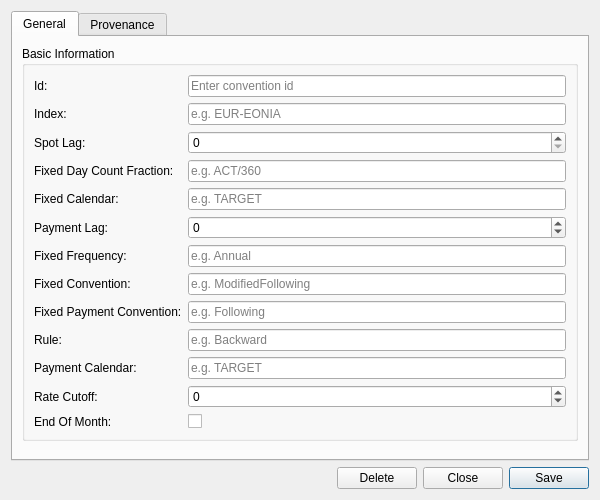
<?xml version="1.0" encoding="UTF-8"?>
<ui version="4.0">
 <class>OisConventionDetailDialog</class>
 <widget class="QWidget" name="OisConventionDetailDialog">
  <property name="geometry">
   <rect>
    <x>0</x>
    <y>0</y>
    <width>600</width>
    <height>500</height>
   </rect>
  </property>
  <property name="sizePolicy">
   <sizepolicy hsizetype="Preferred" vsizetype="Preferred">
    <horstretch>0</horstretch>
    <verstretch>0</verstretch>
   </sizepolicy>
  </property>
  <property name="minimumSize">
   <size>
    <width>600</width>
    <height>500</height>
   </size>
  </property>
  <property name="windowTitle">
   <string>OIS Convention Details</string>
  </property>
  <layout class="QVBoxLayout" name="verticalLayout">
   <item>
    <widget class="QTabWidget" name="tabWidget">
     <property name="currentIndex"><number>0</number></property>
     <widget class="QWidget" name="generalTab">
      <attribute name="title"><string>General</string></attribute>
      <layout class="QVBoxLayout" name="generalLayout">
       <item>
        <widget class="QGroupBox" name="basicInfoGroup">
         <property name="title">
          <string>Basic Information</string>
         </property>
         <layout class="QFormLayout" name="formLayout">
          <item row="0" column="0">
           <widget class="QLabel" name="labelId">
            <property name="text">
             <string>Id:</string>
            </property>
           </widget>
          </item>
          <item row="0" column="1">
           <widget class="QLineEdit" name="idEdit">
            <property name="placeholderText">
             <string>Enter convention id</string>
            </property>
           </widget>
          </item>
          <item row="1" column="0">
           <widget class="QLabel" name="labelIndex">
            <property name="text">
             <string>Index:</string>
            </property>
           </widget>
          </item>
          <item row="1" column="1">
           <widget class="QLineEdit" name="indexEdit">
            <property name="placeholderText">
             <string>e.g. EUR-EONIA</string>
            </property>
           </widget>
          </item>
          <item row="2" column="0">
           <widget class="QLabel" name="labelSpotLag">
            <property name="text">
             <string>Spot Lag:</string>
            </property>
           </widget>
          </item>
          <item row="2" column="1">
           <widget class="QSpinBox" name="spotLagEdit">
            <property name="minimum">
             <number>0</number>
            </property>
            <property name="maximum">
             <number>10</number>
            </property>
           </widget>
          </item>
          <item row="3" column="0">
           <widget class="QLabel" name="labelFixedDayCountFraction">
            <property name="text">
             <string>Fixed Day Count Fraction:</string>
            </property>
           </widget>
          </item>
          <item row="3" column="1">
           <widget class="QLineEdit" name="fixedDayCountFractionEdit">
            <property name="placeholderText">
             <string>e.g. ACT/360</string>
            </property>
           </widget>
          </item>
          <item row="4" column="0">
           <widget class="QLabel" name="labelFixedCalendar">
            <property name="text">
             <string>Fixed Calendar:</string>
            </property>
           </widget>
          </item>
          <item row="4" column="1">
           <widget class="QLineEdit" name="fixedCalendarEdit">
            <property name="placeholderText">
             <string>e.g. TARGET</string>
            </property>
           </widget>
          </item>
          <item row="5" column="0">
           <widget class="QLabel" name="labelPaymentLag">
            <property name="text">
             <string>Payment Lag:</string>
            </property>
           </widget>
          </item>
          <item row="5" column="1">
           <widget class="QSpinBox" name="paymentLagEdit">
            <property name="minimum">
             <number>-1</number>
            </property>
            <property name="maximum">
             <number>30</number>
            </property>
            <property name="specialValueText">
             <string>(unset)</string>
            </property>
           </widget>
          </item>
          <item row="6" column="0">
           <widget class="QLabel" name="labelFixedFrequency">
            <property name="text">
             <string>Fixed Frequency:</string>
            </property>
           </widget>
          </item>
          <item row="6" column="1">
           <widget class="QLineEdit" name="fixedFrequencyEdit">
            <property name="placeholderText">
             <string>e.g. Annual</string>
            </property>
           </widget>
          </item>
          <item row="7" column="0">
           <widget class="QLabel" name="labelFixedConvention">
            <property name="text">
             <string>Fixed Convention:</string>
            </property>
           </widget>
          </item>
          <item row="7" column="1">
           <widget class="QLineEdit" name="fixedConventionEdit">
            <property name="placeholderText">
             <string>e.g. ModifiedFollowing</string>
            </property>
           </widget>
          </item>
          <item row="8" column="0">
           <widget class="QLabel" name="labelFixedPaymentConvention">
            <property name="text">
             <string>Fixed Payment Convention:</string>
            </property>
           </widget>
          </item>
          <item row="8" column="1">
           <widget class="QLineEdit" name="fixedPaymentConventionEdit">
            <property name="placeholderText">
             <string>e.g. Following</string>
            </property>
           </widget>
          </item>
          <item row="9" column="0">
           <widget class="QLabel" name="labelRule">
            <property name="text">
             <string>Rule:</string>
            </property>
           </widget>
          </item>
          <item row="9" column="1">
           <widget class="QLineEdit" name="ruleEdit">
            <property name="placeholderText">
             <string>e.g. Backward</string>
            </property>
           </widget>
          </item>
          <item row="10" column="0">
           <widget class="QLabel" name="labelPaymentCalendar">
            <property name="text">
             <string>Payment Calendar:</string>
            </property>
           </widget>
          </item>
          <item row="10" column="1">
           <widget class="QLineEdit" name="paymentCalendarEdit">
            <property name="placeholderText">
             <string>e.g. TARGET</string>
            </property>
           </widget>
          </item>
          <item row="11" column="0">
           <widget class="QLabel" name="labelRateCutoff">
            <property name="text">
             <string>Rate Cutoff:</string>
            </property>
           </widget>
          </item>
          <item row="11" column="1">
           <widget class="QSpinBox" name="rateCutoffEdit">
            <property name="minimum">
             <number>-1</number>
            </property>
            <property name="maximum">
             <number>30</number>
            </property>
            <property name="specialValueText">
             <string>(unset)</string>
            </property>
           </widget>
          </item>
          <item row="12" column="0">
           <widget class="QLabel" name="labelEndOfMonth">
            <property name="text">
             <string>End Of Month:</string>
            </property>
           </widget>
          </item>
          <item row="12" column="1">
           <widget class="QCheckBox" name="endOfMonthEdit">
            <property name="text">
             <string/>
            </property>
            <property name="tristate">
             <bool>true</bool>
            </property>
           </widget>
          </item>
         </layout>
        </widget>
       </item>
       <item>
        <spacer name="verticalSpacer">
         <property name="orientation">
          <enum>Qt::Vertical</enum>
         </property>
         <property name="sizeHint" stdset="0">
          <size>
           <width>20</width>
           <height>40</height>
          </size>
         </property>
        </spacer>
       </item>
      </layout>
     </widget>
     <widget class="QWidget" name="provenanceTab">
      <attribute name="title"><string>Provenance</string></attribute>
      <layout class="QVBoxLayout" name="provenanceTabLayout">
       <item>
        <widget class="ores::qt::ProvenanceWidget" name="provenanceWidget" native="true"/>
       </item>
      </layout>
     </widget>
    </widget>
   </item>
   <item>
    <layout class="QHBoxLayout" name="buttonLayout">
     <item>
      <spacer name="horizontalSpacer">
       <property name="orientation">
        <enum>Qt::Horizontal</enum>
       </property>
       <property name="sizeHint" stdset="0">
        <size>
         <width>40</width>
         <height>20</height>
        </size>
       </property>
      </spacer>
     </item>
     <item>
      <widget class="QPushButton" name="deleteButton">
       <property name="text">
        <string>Delete</string>
       </property>
      </widget>
     </item>
     <item>
      <widget class="QPushButton" name="closeButton">
       <property name="text">
        <string>Close</string>
       </property>
      </widget>
     </item>
     <item>
      <widget class="QPushButton" name="saveButton">
       <property name="text">
        <string>Save</string>
       </property>
       <property name="default">
        <bool>true</bool>
       </property>
      </widget>
     </item>
    </layout>
   </item>
  </layout>
 </widget>
 <customwidgets>
  <customwidget>
   <class>ores::qt::ProvenanceWidget</class>
   <extends>QWidget</extends>
   <header>ores.qt/ProvenanceWidget.hpp</header>
  </customwidget>
 </customwidgets>
 <resources/>
 <connections/>
</ui>
